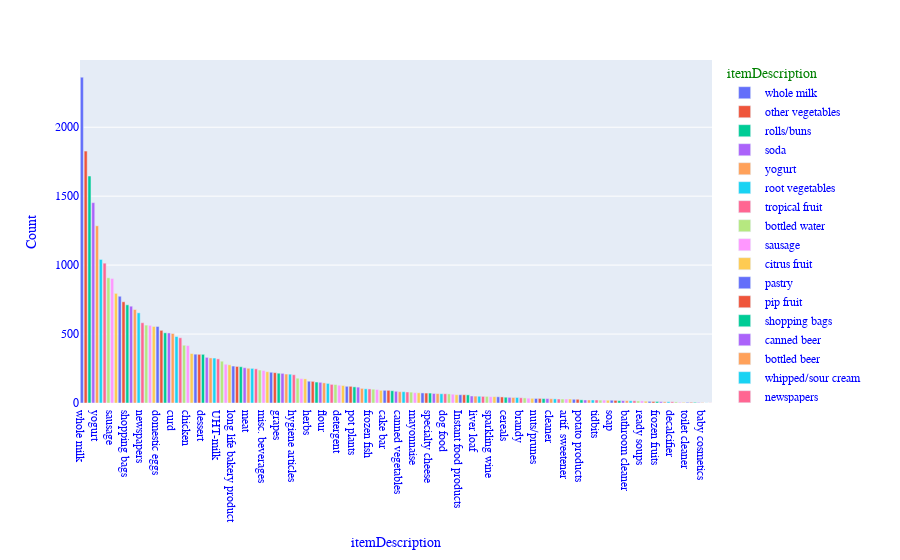

The notebook cell saved with this chart:
### Code cell
bar_plot(df,'itemDescription')
